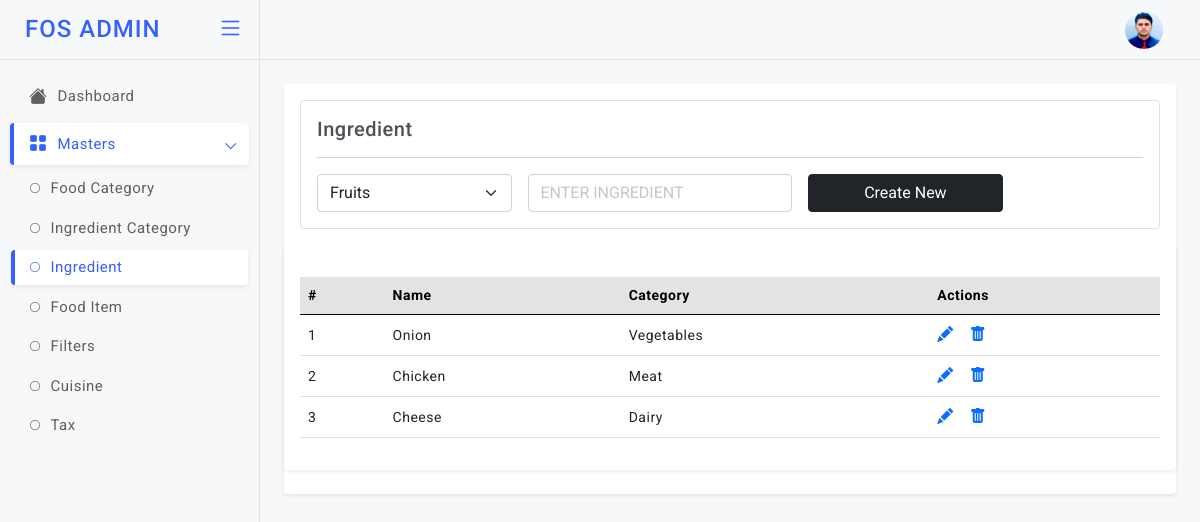
Page /ing (signed in) on the earlier database version.
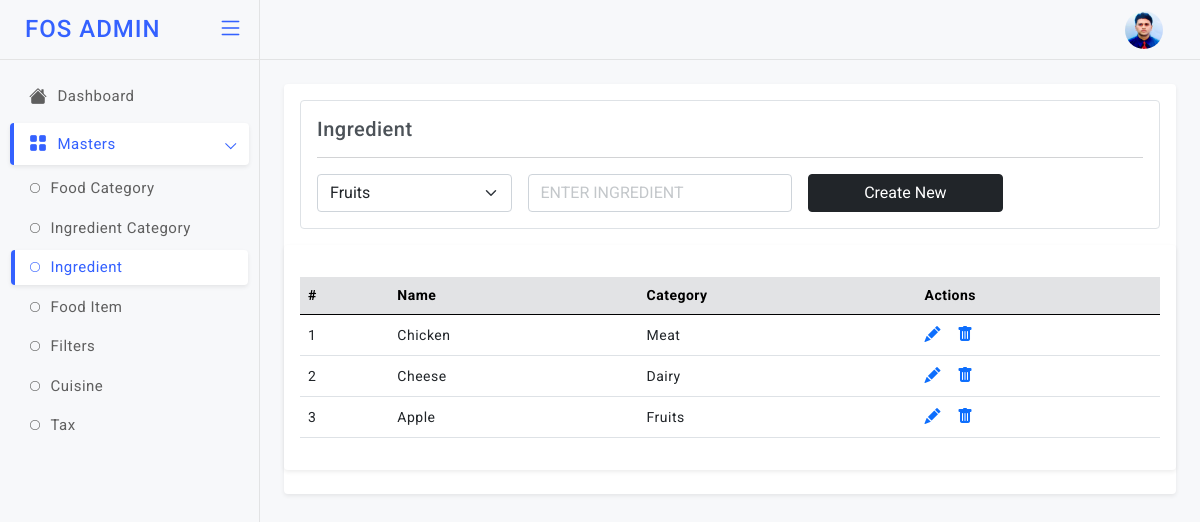
Same page on the later database version.
### models.py (models this page shows)
class Ingredient(db.Model):
    id = db.Column(db.Integer, primary_key=True)
    ing_cat_id = db.Column(db.Integer)
    ing_name = db.Column(db.String)

class IngCategory(db.Model):
    id = db.Column(db.Integer, primary_key=True)
    ing_cat_name = db.Column(db.String)

### app.py (the view)
@app.route('/ing', methods=["GET","POST"]) # End Point to Add & View the Ingredient
def ing():
    if not settings.session.get("name"):
            return settings.redirect("/login")
    if settings.request.method=="POST":
        ing_cat_id = settings.request.form["ing_cat_id"]
        ing_name = settings.request.form["ing_name"]
        info=models.Ingredient(ing_name=ing_name, ing_cat_id=ing_cat_id)
        db.session.add(info)
        db.session.commit()
    fetch=models.Ingredient.query.all()
    fetch_ing_cat=models.IngCategory.query.all()
    return settings.render_template('admin/ing.html', getinfo=fetch, getinfo1=fetch_ing_cat)

### templates/admin/ing.html (shortened to what this page needs)
<!doctype html>
<html lang="en">
<head>
  <link href="static/admin-assets/plugins/simplebar/css/simplebar.css" rel="stylesheet" />
  <link href="static/admin-assets/plugins/perfect-scrollbar/css/perfect-scrollbar.css" rel="stylesheet" />
  <link href="static/admin-assets/plugins/metismenu/css/metisMenu.min.css" rel="stylesheet" />
  <link href="static/admin-assets/css/bootstrap.min.css" rel="stylesheet" />
  <link href="static/admin-assets/css/bootstrap-extended.css" rel="stylesheet" />
  <link href="static/admin-assets/css/style.css" rel="stylesheet" />
  <link href="static/admin-assets/css/icons.css" rel="stylesheet">
  <link rel="stylesheet" href="https://cdn.jsdelivr.net/npm/bootstrap-icons@1.5.0/font/bootstrap-icons.css">
	<link href="static/admin-assets/css/pace.min.css" rel="stylesheet" />
  <link href="static/admin-assets/css/dark-theme.css" rel="stylesheet" />
  <link href="static/admin-assets/css/light-theme.css" rel="stylesheet" />
  <link href="static/admin-assets/css/semi-dark.css" rel="stylesheet" />
  <link href="static/admin-assets/css/header-colors.css" rel="stylesheet" />
</head>
<body>
  <div class="wrapper">
      <header class="top-header">
        <nav class="navbar navbar-expand gap-3">
            <div class="top-navbar-right ms-auto">
              <ul class="navbar-nav align-items-center">
              <li class="nav-item dropdown dropdown-user-setting">
                <a class="nav-link dropdown-toggle dropdown-toggle-nocaret" href="#" data-bs-toggle="dropdown">
                  <div class="user-setting d-flex align-items-center">
                    <img src="static/admin-assets/images/avatars/rids.jpg" class="user-img" alt="">
                  </div>
                </a>
              </li>
              </ul>
              </div>
        </nav>
      </header>
        <aside class="sidebar-wrapper" data-simplebar="true">
          <div class="sidebar-header">
            <div>
              <h4 class="logo-text">FOS ADMIN</h4>
            </div>
            <div class="toggle-icon ms-auto"> <i class="bi bi-list"></i>
            </div>
          </div>
          <ul class="metismenu" id="menu">
            <li>
              <a href="javascript:;">
                <div class="parent-icon"><i class="bi bi-house-fill"></i>
                </div>
                <div class="menu-title">Dashboard</div>
              </a>
            </li>
            <li>
              <a href="javascript:;" class="has-arrow">
                <div class="parent-icon"><i class="bi bi-grid-fill"></i>
                </div>
                <div class="menu-title">Masters</div>
              </a>
              <ul>
                <li> <a href="/foodcat"><i class="bi bi-circle"></i>Food Category</a></li>
                <li> <a href="/ingcat"><i class="bi bi-circle"></i>Ingredient Category</a></li>
                <li> <a href="/ing"><i class="bi bi-circle"></i>Ingredient</a></li>
                <li> <a href="/fooditem"><i class="bi bi-circle"></i>Food Item</a></li>
                <li> <a href="/filters"><i class="bi bi-circle"></i>Filters</a></li>
                <li> <a href="/cusin"><i class="bi bi-circle"></i>Cuisine</a></li>
                <li> <a href="/tax"><i class="bi bi-circle"></i>Tax</a></li>
               </ul>
            </li>
          </ul>
       </aside>
          <main class="page-content">
            <div class="card">
              <div class="card-body">
                <div class="border p-3 rounded">
                  <h5 class="mb-0">Ingredient</h5>
                <hr/>
                <form class="row g-3" method="post">
                  <div class="col-3">
                    <select class="form-select" aria-label="Default select example" name="ing_cat_id" required>
                      {% for i in getinfo1 %}
                      <option value="{{i['id']}}">{{i['ing_cat_name']}}</option>
                      {% endfor %}
                    </select>
                  </div>
                  <div class="col-4">
                    <input type="text" class="form-control" id="ing_name" placeholder="ENTER INGREDIENT" name="ing_name">
                  </div>
                     <div class="col-3">
                    <div class="d-grid">
                      <button type="submit" class="btn btn-dark submitForm">Create New</button>
                    </div>
                  </div>
                </form>
              </div>
              </div>
               <div class="card">
                 <div class="card-body">
                   <div class="table-responsive mt-3">
                     <table class="table align-middle">
                       <thead class="table-secondary">
                         <tr>
                          <th>#</th>
                          <th>Name</th>
                          <th>Category</th>
                          <th>Actions</th>
                         </tr>
                       </thead>
                       <tbody>
                        {% for i in getinfo %}
                         <tr>
                          <td>{{loop.index}}</td>
                           <td>
                             <p class="mb-0">{{i["ing_name"]}}</p>
                           </td>
                           <td>
                            {% for r in getinfo1 %}
                             {% if r.id == i.ing_cat_id %}
                            <p class="mb-0">{{r["ing_cat_name"]}}</p>
                            {% endif %}
                            {% endfor %}
                          </td>
                            <td>
                             <div class="table-actions d-flex align-items-center gap-3 fs-6">
                              <a href="/ingupdate?id={{i['id']}}"><i class="bi bi-pencil-fill"></i></a>
                               <a href="/ingdel/{{i['id']}}"><i class="bi bi-trash-fill"></i></a>
                             </div>
                           </td>
                         </tr>
                         {% endfor %}
                       </tbody>
                     </table>
                   </div>
                 </div>
               </div>
          </main>
  </div>
</body>
</html>

### static/admin-assets/css/style.css (style rules this page uses)
body { font-size: 14px; color: #4c5258; letter-spacing: .5px; font-family: Roboto, sans-serif; background-color: #f7f8fa; overflow-x: hidden; }
.wrapper { width: auto; position: relative }
a { text-decoration: none; }
::placeholder { opacity: 0.4 !important; }
.top-header .navbar { position: fixed; top: 0; left: 260px; right: 0; background-color: #f7f8fa; border-bottom: 1px solid #e2e3e4; background-clip: padding-box; height: 60px; z-index: 10; padding: 0 1.5rem; transition: all .2s; }
.top-header .navbar .top-navbar-right .nav-link { color: #293445; font-size: 18px; font-weight: 500; padding-right: .8rem; padding-left: .8rem; }
.dropdown-toggle-nocaret:after { display: none }
.top-header .navbar .user-img { width: 38px; height: 38px; padding: 0px; border-radius: 50%; }
.sidebar-wrapper { position: fixed; top: 0; left: 0; width: 260px; height: 100%; background-color: #f7f8fa; background-clip: padding-box; border-right: 1px solid #e2e3e4; transition: all .2s; z-index: 16; }
.sidebar-wrapper .sidebar-header { width: 260px; height: 60px; display: flex; align-items: center; position: fixed; top: 0; bottom: 0; padding: 0 15px; z-index: 5; background: #f7f8fa; border-right: 1px solid #e2e3e4; border-bottom: 1px solid #e4e4e4; background-clip: padding-box; transition: all .2s; }
.sidebar-wrapper .sidebar-header .logo-text { font-size: 24px; margin-left: 10px; margin-bottom: 0; letter-spacing: 1px; color: #3461ff; }
.toggle-icon { font-size: 26px; cursor: pointer; color: #3461ff; }
.sidebar-wrapper ul { padding: 0; margin: 0; list-style: none; background: 0 0 }
.sidebar-wrapper .metismenu { background: 0 0; display: -webkit-box; display: -ms-flexbox; display: flex; padding: 10px; margin-top: 60px; -webkit-box-orient: vertical; -webkit-box-direction: normal; -ms-flex-direction: column; flex-direction: column }
.sidebar-wrapper .metismenu li+li { margin-top: 5px }
.sidebar-wrapper .metismenu li:first-child { margin-top: 5px }
.sidebar-wrapper .metismenu li:last-child { margin-bottom: 5px }
.sidebar-wrapper .metismenu>li { display: -webkit-box; display: -ms-flexbox; display: flex; -webkit-box-orient: vertical; -webkit-box-direction: normal; -ms-flex-direction: column; flex-direction: column; position: relative }
.sidebar-wrapper .metismenu a { position: relative; display: flex; align-items: center; justify-content: left; padding: 10px 15px; border-radius: 4px; font-size: 15px; color: #5f5f5f; outline-width: 0; text-overflow: ellipsis; overflow: hidden; letter-spacing: .5px; border-left: 4px solid rgb(255 255 255 / 0%); transition: all .2s ease-out }
.sidebar-wrapper .metismenu a .parent-icon { font-size: 18px; line-height: 1 }
.sidebar-wrapper .metismenu a .menu-title { margin-left: 10px }
.sidebar-wrapper .metismenu ul a { padding: 6px 15px 6px 15px; font-size: 15px; border: 0; border-left: 4px solid rgb(255 255 255 / 0%); }
.sidebar-wrapper .metismenu ul a i { margin-right: 10px; font-size: 10px; }
.sidebar-wrapper .metismenu ul { border: 1px solid #ffffff00; background: rgb(255 255 255 / 0%); }
.sidebar-wrapper .metismenu .mm-active>a, .sidebar-wrapper .metismenu a:active, .sidebar-wrapper .metismenu a:focus, .sidebar-wrapper .metismenu a:hover { color: #3461ff; text-decoration: none; background-color: rgb(255 255 255); border-left: 4px solid #3461ff; box-shadow: 0 0.125rem 0.25rem rgb(0 0 0 / 8%); }
.metismenu .has-arrow:after { position: absolute; content: ""; width: .5em; height: .5em; border-style: solid; border-width: 1.2px 0 0 1.2px; border-color: initial; right: 15px; transform: rotate(-45deg) translateY(-50%); transform-origin: top; top: 50%; transition: all .3s ease-out }
.page-content { margin-left: 260px; margin-top: 60px; padding: 1.5rem; transition: all .2s; }
.table-responsive { white-space: nowrap; }

Differences in the rows shown:
removed Ingredient: ing_name "Onion"
removed IngCategory: ing_cat_name "Vegetables", shown under "Onion"
added Ingredient: ing_name "Apple"
now on this page (row unchanged): IngCategory: ing_cat_name "Fruits", shown under "Apple"
